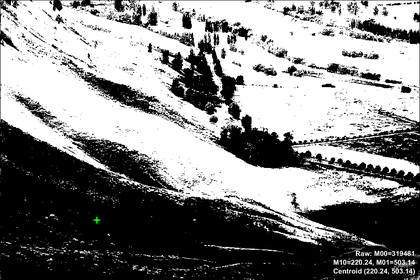
%> input picture Matlab/image_moment/picture_output/raw_moment.png, 420 x 280 px, shrunk from 2004 x 1337 before the run, given in place of threshold_1.png, which was not available
$ octave --eval "image_moment;"   (GNU Octave 9; MATLAB toolbox functions it lacks are replaced by stand-ins)
%> lines starting %> are read from the running program, lines starting %| are printed output that depends on the picture; in (x1, y1, x2, y2) boxes, pixels count from 0 and x2, y2 are one past the last pixel; in counts of white or black regions, pixels touching at a corner belong together; the program's own positions count from 1; pictures that were not available may be replaced by others from this repository, and a replacement may not be noted
function image_moment(path)
% image_moment.m  (T=128, no Otsu, borderless, no NaN, axis clipped)
% - อ่านภาพ -> gray (0..255) -> binary 0/1 ด้วย T=128
% - คำนวณ Raw/Central/NormalizedCentral + Hu(7)
% - แสดง Hu แบบ sign-preserving log
% - วาด centroid + principal axis (ถูก "คลิป" ให้อยู่ในกรอบภาพ)
% - เซฟรูป 3 ใบ (ไร้ขอบ) + รายงาน .txt

    if nargin < 1 || isempty(path)
        path = 'threshold_result/threshold_single/threshold_1.png';
    end

    % ---------- Read ----------
    img = imread(path);
%> img is the input picture: size 280x420x3 uint8; mean R, G, B 132.6, 132.6, 132.6
    assert(~isempty(img), 'Cannot read image: %s', path);

    % ---------- Gray (0..255 double) ----------
    if ndims(img) == 3
        r = double(img(:,:,1)); g = double(img(:,:,2)); b = double(img(:,:,3));
        gray = 0.299*r + 0.587*g + 0.114*b;
    else
        gray = double(img);
    end

    % ---------- Binary 0/1 (T=128) ----------
    f = zeros(size(gray));
    f(gray >= 128.0) = 1.0;
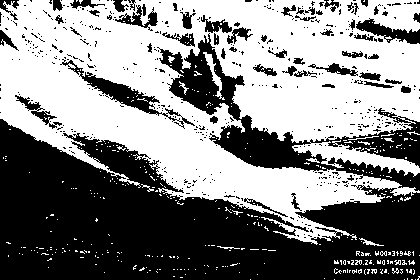
%> f: size 280x420 double; values 0 (black) and 1 (white), 52.1% white; 494 black regions (438 under 20 px), largest, box (x1, y1, x2, y2) and area: (0, 119, 420, 280) 39742, (157, 33, 420, 191) 8899, (60, 59, 195, 129) 1321

    % ---------- Moments ----------
    M00 = rawMoment(f,0,0);
%> in rawMoment, `M = sum( (I.^p) .* (J.^q) .* f, 'all' );`: M = 61286
%> M00 = 61286
    if M00 == 0
        xbar = 0; ybar = 0; mu11 = 0; mu20 = 0; mu02 = 0; hu = zeros(7,1);
    else
        S10 = rawMoment(f,1,0);
%> S10 = 5877922
        S01 = rawMoment(f,0,1);
%> S01 = 13527741
        xbar = S10/M00;  ybar = S01/M00;
%> after `xbar = S10/M00`: xbar = 95.91
%> after `ybar = S01/M00`: ybar = 220.7
        mu11 = centralMoment(f,1,1);
%> in centralMoment, `M00 = rawMoment(f,0,0);`: M00 = 61286
%> in centralMoment, `M10 = rawMoment(f,1,0);`: M10 = 5877922
%> in centralMoment, `M01 = rawMoment(f,0,1);`: M01 = 13527741
%> in centralMoment, `xbar = M10/M00`: xbar = 95.91
%> in centralMoment, `ybar = M01/M00`: ybar = 220.7
%> in centralMoment, `mu = sum( ((I - ybar).^p) .* ((J - xbar).^q) .* f, 'all' );`: mu = -874241533.4
%> mu11 = -874241533.4
        mu20 = centralMoment(f,2,0);
%> mu20 = 1.19e+09
        mu02 = centralMoment(f,0,2);
%> mu02 = 1.8e+09
        hu   = huMoments(f);
%> in mu00, `function val = mu00(f), val = rawMoment(f,0,0); end`: val = 61286
%> in normalizedCentralMoment, `muPQ  = centralMoment(f,p,q);`: muPQ = 1.19e+09
%> in normalizedCentralMoment, `eta   = muPQ / (mu00v^gamma);`: eta = 0.316
%> in huMoments, `n02 = normalizedCentralMoment(f,0,2);`: n02 = 0.48
%> in huMoments, `n11 = normalizedCentralMoment(f,1,1);`: n11 = -0.233
%> in huMoments, `n30 = normalizedCentralMoment(f,3,0);`: n30 = -0.215
%> in huMoments, `n03 = normalizedCentralMoment(f,0,3);`: n03 = 0.452
%> in huMoments, `n21 = normalizedCentralMoment(f,2,1);`: n21 = 0.144
%> in huMoments, `n12 = normalizedCentralMoment(f,1,2);`: n12 = -0.228
%> hu = [0.796; 0.244; 0.222; 0.552; 0.178; 0.272; -0.0736]
    end
    hu(~isfinite(hu)) = 0;  % กัน NaN/Inf

    M10_disp = xbar; M01_disp = ybar;
%> after `M10_disp = xbar`: M10_disp = 95.91
%> after `M01_disp = ybar`: M01_disp = 220.7

    % ---------- Console ----------
    fprintf('Raw Moments\n');
    fprintf('M00 = %.2f\n', M00);
%| M00 = 61286.00
    fprintf('M10 = %.2f,  M01 = %.2f\n', M10_disp, M01_disp);
%| M10 = 95.91,  M01 = 220.73
    fprintf('Centroid (x̄, ȳ) = (%.2f, %.2f)\n\n', xbar, ybar);
%| Centroid (x̄, ȳ) = (95.91, 220.73)

    fprintf('Central Moments\nmu00 = %.2f\nmu11 = %.2f\nmu20 = %.2f\nmu02 = %.2f\n\n', ...
            M00, mu11, mu20, mu02);
%| Central Moments
%| mu00 = 61286.00
%| mu11 = -874241533.41
%| mu20 = 1186429711.95
%| mu02 = 1802548023.20

    fprintf('Hu Moments (raw)\n');
    for i=1:7, fprintf('phi%d = %.6e\n', i, hu(i)); end
%> this loop made 7 passes
%| phi1 = 7.957930e-01
%| phi2 = 2.436175e-01
%| phi3 = 2.216941e-01
%| phi4 = 5.516211e-01
%| phi5 = 1.782946e-01
%| phi6 = 2.719631e-01
%| phi7 = -7.363764e-02

    epsv  = 1e-12;
    huLog = -sign(hu) .* log10(abs(hu) + epsv);
%> huLog = [0.0992; 0.613; 0.654; 0.258; 0.749; 0.565; -1.13]

    % ---------- Folders ----------
    imgDir = fullfile('image_moment','picture_output');
    txtDir = fullfile('image_moment','txt_output');
    if ~exist(imgDir,'dir'), mkdir(imgDir); end
    if ~exist(txtDir,'dir'), mkdir(txtDir); end

    % ---------- Report ----------
    txtPath = fullfile(txtDir,'moment_report.txt');
    fid = fopen(txtPath,'w'); assert(fid~=-1,'Cannot open %s',txtPath);
    cleaner = onCleanup(@() fclose(fid));
    fprintf(fid,'Raw Moments\nM00 = %.2f\nM10 = %.2f,  M01 = %.2f\nCentroid (x̄, ȳ) = (%.2f, %.2f)\n\n', ...
            M00, M10_disp, M01_disp, xbar, ybar);
    fprintf(fid,'Central Moments\nmu00 = %.2f\nmu11 = %.2f\nmu20 = %.2f\nmu02 = %.2f\n\n', ...
            M00, mu11, mu20, mu02);
    fprintf(fid,'Hu Moments (raw)\n'); for i=1:7, fprintf(fid,'phi%d = %.6e\n', i, hu(i)); end
    fprintf(fid,'\nHu Moments (sign-log)\n'); for i=1:7, fprintf(fid,'phi%d_log = %.6f\n', i, huLog(i)); end
    clear cleaner;

    % ---------- Draw & Export (no border) ----------
    [H,W,~] = size(img);
%> H = 280; W = 420
    [cx, cy] = imageCoordsFromZeroOriginCenter(xbar, ybar);
%> in imageCoordsFromZeroOriginCenter, `cx = xbar + 1`: cx = 96.91
%> in imageCoordsFromZeroOriginCenter, `cy = ybar + 1`: cy = 221.7
%> cx = 96.91; cy = 221.7

    % 1) raw_moment.png
    rawFig = figure('Visible','off','Color','k'); ax = axes('Parent',rawFig);
    imshow(img,'Parent',ax); hold(ax,'on');
    drawCentroidCross(ax, cx, cy);
    drawBottomLabel(ax, {
        sprintf('Raw: M00=%.0f', M00)
        sprintf('M10=%.2f, M01=%.2f', M10_disp, M01_disp)
        sprintf('Centroid (%.2f, %.2f)', xbar, ybar)
    });
    borderlessExport(rawFig, ax, W, H, fullfile(imgDir,'raw_moment.png'));
%> in borderlessExport, `set(axH,'Units','normalized','Position',[0 0 1 1],'LooseInset',[0 0 0 ..`:
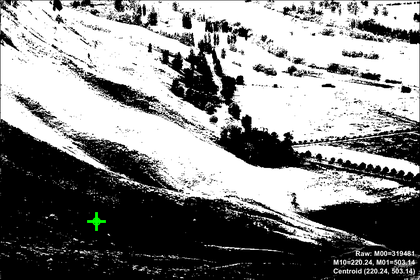
%> figure redrawn from the program's plot data

    % 2) central_moment.png
    cenFig = figure('Visible','off','Color','k'); ax = axes('Parent',cenFig);
    imshow(img,'Parent',ax); hold(ax,'on');
    drawCentroidCross(ax, cx, cy);
    drawBottomLabel(ax, {
        sprintf('Central: mu11=%.2f', mu11)
        sprintf('mu20=%.2f, mu02=%.2f', mu20, mu02)
    });
    borderlessExport(cenFig, ax, W, H, fullfile(imgDir,'central_moment.png'));

    % 3) hu_moment.png  (principal axis clipped to image bounds)
    huFig = figure('Visible','off','Color','k'); ax = axes('Parent',huFig);
    imshow(img,'Parent',ax); hold(ax,'on');
    drawCentroidCross(ax, cx, cy);

    theta = 0.5 * atan2(2.0*mu11, (mu20 - mu02));
%> theta = -0.955
    [x1,y1,x2,y2] = clippedPrincipalAxis(cx,cy,theta,W,H);   % ★ คลิปเส้นให้จบในภาพ
    line(ax,[x1 x2],[y1 y2],'LineWidth',2,'Color',[1 0.78 0],'Clipping','on');

    drawBottomLabel(ax, {
        sprintf('Hu (sign-log): \\phi1=%.2f  \\phi2=%.2f  \\phi3=%.2f  \\phi4=%.2f', huLog(1),huLog(2),huLog(3),huLog(4))
        sprintf('               \\phi5=%.2f  \\phi6=%.2f  \\phi7=%.2f', huLog(5),huLog(6),huLog(7))
    });
    borderlessExport(huFig, ax, W, H, fullfile(imgDir,'hu_moment.png'));

    close([rawFig, cenFig, huFig]);

    % ---------- Summary ----------
    fprintf('\nSaved:\n  %s\n  %s\n  %s\n  %s\n', ...
        fullfile(imgDir,'raw_moment.png'), ...
        fullfile(imgDir,'central_moment.png'), ...
        fullfile(imgDir,'hu_moment.png'), ...
        fullfile(txtDir,'moment_report.txt'));
end

% ========================= Helpers =========================

function borderlessExport(figH, axH, W, H, outPath)
    set(figH,'Units','pixels','Position',[100 100 W H], ...
             'PaperPositionMode','auto','MenuBar','none','ToolBar','none','Color','black');
    axis(axH,'image'); axis(axH,'off');
    set(axH,'Units','normalized','Position',[0 0 1 1],'LooseInset',[0 0 0 0]);
    exportgraphics(figH, outPath, 'ContentType','image', 'BackgroundColor','black', 'Resolution', 200);
end

function M = rawMoment(f, p, q)
    [h,w] = size(f);
    [J,I] = meshgrid(0:w-1, 0:h-1);
    M = sum( (I.^p) .* (J.^q) .* f, 'all' );
end

function mu = centralMoment(f, p, q)
    M00 = rawMoment(f,0,0);
    if M00==0, mu=0; return; end
    M10 = rawMoment(f,1,0);
    M01 = rawMoment(f,0,1);
    xbar = M10/M00; ybar = M01/M00;
    [h,w] = size(f);
    [J,I] = meshgrid(0:w-1, 0:h-1);
    mu = sum( ((I - ybar).^p) .* ((J - xbar).^q) .* f, 'all' );
end

function val = mu00(f), val = rawMoment(f,0,0); end

function eta = normalizedCentralMoment(f, p, q)
    mu00v = mu00(f);
    if mu00v==0, eta=0; return; end
    muPQ  = centralMoment(f,p,q);
    gamma = 1.0 + 0.5*(p+q);
    eta   = muPQ / (mu00v^gamma);
end

function phi = huMoments(f)
    n20 = normalizedCentralMoment(f,2,0);
    n02 = normalizedCentralMoment(f,0,2);
    n11 = normalizedCentralMoment(f,1,1);
    n30 = normalizedCentralMoment(f,3,0);
    n03 = normalizedCentralMoment(f,0,3);
    n21 = normalizedCentralMoment(f,2,1);
    n12 = normalizedCentralMoment(f,1,2);
    phi = zeros(7,1);
    phi(1) = n20 + n02;
    phi(2) = (n20 - n02)^2 + 4*n11^2;
    phi(3) = (n30 - 3*n12)^2 + (3*n21 - n03)^2;
    phi(4) = (n30 + n12)^2 + (n21 + n03)^2;
    phi(5) = (n30 - 3*n12)*(n30 + n12)*((n30 + n12)^2 - 3*(n21 + n03)^2) + ...
             (3*n21 - n03)*(n21 + n03)*(3*(n30 + n12)^2 - (n21 + n03)^2);
    phi(6) = (n20 - n02)*((n30 + n12)^2 - (n21 + n03)^2) + 4*n11*(n30 + n12)*(n21 + n03);
    phi(7) = (3*n21 - n03)*(n30 + n12)*((n30 + n12)^2 - 3*(n21 + n03)^2) - ...
             (n30 - 3*n12)*(n21 + n03)*(3*(n30 + n12)^2 - (n21 + n03)^2);
end

function [cx, cy] = imageCoordsFromZeroOriginCenter(xbar, ybar)
    cx = xbar + 1;  cy = ybar + 1;  % 1-based for plotting
end

function drawCentroidCross(ax, cx, cy)
    len = 8;
    plot(ax, [cx-len, cx+len],[cy, cy],'g-','LineWidth',2);
    plot(ax, [cx, cx],[cy-len, cy+len],'g-','LineWidth',2);
    plot(ax, cx, cy, 'go', 'MarkerSize',5, 'LineWidth',1);
end

function drawBottomLabel(ax, lines)
    xl = xlim(ax); yl = ylim(ax);
    text(ax, xl(2)-10, yl(2)-10, lines, ...
        'HorizontalAlignment','right','VerticalAlignment','bottom', ...
        'FontName','SansSerif','FontWeight','bold','FontSize',12, ...
        'Color','w','BackgroundColor',[0 0 0 0.6],'Margin',6);
end

% ---- Clip infinite principal axis to the image rectangle ----
function [x1,y1,x2,y2] = clippedPrincipalAxis(cx,cy,theta,W,H)
%> called with cx = 96.91, cy = 221.7, theta = -0.955, W = 420, H = 280
    dx = cos(theta); dy = sin(theta);
%> after `dx = cos(theta)`: dx = 0.578
%> after `dy = sin(theta)`: dy = -0.816
    % Candidate intersections with rectangle x=1|W, y=1|H
    t = [];
    % x = 1
    if abs(dx) > eps
        ty = cy + (1 - cx) * dy/dx;
%> ty = 357.2
        if ty >= 1 && ty <= H, t(end+1) = (1 - cx)/dx; end
        ty = cy + (W - cx) * dy/dx;
%> ty = -234.7
        if ty >= 1 && ty <= H, t(end+1) = (W - cx)/dx; end
    end
    % y = 1 or H
    if abs(dy) > eps
        tx = cx + (1 - cy) * dx/dy;
%> tx = 253.2
        if tx >= 1 && tx <= W, t(end+1) = (1 - cy)/dy; end
        tx = cx + (H - cy) * dx/dy;
%> tx = 55.66
        if tx >= 1 && tx <= W, t(end+1) = (H - cy)/dy; end
    end
    if numel(t) < 2
        % fallback: very short segment at centroid
        x1 = cx; y1 = cy; x2 = cx; y2 = cy; return;
    end
    t = sort(t);
%> t = [-71.39 270.4]
    p1 = [cx + t(1)*dx, cy + t(1)*dy];
%> p1 = [55.66 280]
    p2 = [cx + t(end)*dx, cy + t(end)*dy];
%> p2 = [253.2 1]
    % clamp (safety)
    x1 = min(max(p1(1),1),W); y1 = min(max(p1(2),1),H);
%> after `x1 = min(max(p1(1),1),W)`: x1 = 55.66
%> after `y1 = min(max(p1(2),1),H)`: y1 = 280
    x2 = min(max(p2(1),1),W); y2 = min(max(p2(2),1),H);
%> after `x2 = min(max(p2(1),1),W)`: x2 = 253.2
%> after `y2 = min(max(p2(2),1),H)`: y2 = 1
end
%> in image_moment, `[x1,y1,x2,y2] = clippedPrincipalAxis(cx,cy,theta,W,H);`: x1 = 55.66; y1 = 280; x2 = 253.2; y2 = 1
%> call 3 of borderlessExport, with figH = 3, axH = -118.7, W = 420, H = 280, outPath = 'image_moment/picture_output/hu_moment.png'
%> in borderlessExport (call 3), `set(axH,'Units','normalized','Position',[0 0 1 1],'LooseInset',[0 0 0 ..`:
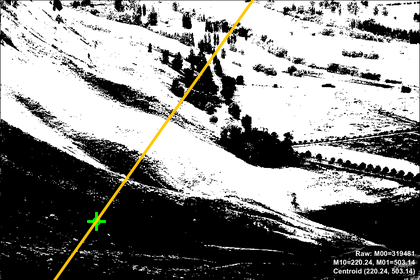
%> figure redrawn from the program's plot data
